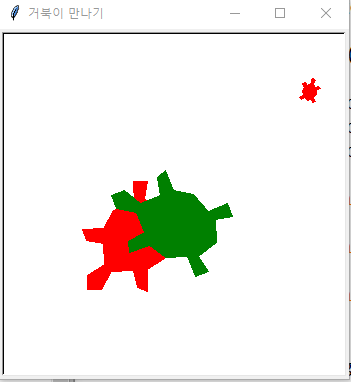

The Python source for this figure:
import turtle
import math
import random

t1, t2, t3 = [None]*3
t1x, t1y, t2x, t2y, t3x, t3y = [0]*6
swidth, sheight = 300, 300


if __name__ == "__main__" :
    turtle.title('거북이 만나기')
    turtle.setup(width = swidth+50, height=sheight+50)
    turtle.screensize(swidth, sheight)

    t1 = turtle.Turtle('turtle')
    t1.color('red')
    t1.penup()

    t2 = turtle.Turtle('turtle')
    t2.color('green')
    t2.penup()

    t3 = turtle.Turtle('turtle')
    t3.color('red')
    t3.penup()

    t1.goto(-100, -100); t2.goto(0, 0); t3.goto(100, 100)
    t1.speed(10); t2.speed(10); t3.speed(10)

    while True:
        angle=random.randrange(0, 360)
        dist=random.randrange(1, 50)
        t1.left(angle); t1.forward(dist)

        angle=random.randrange(0, 360)
        dist=random.randrange(1, 50)
        t2.left(angle); t2.forward(dist)

        angle=random.randrange(0, 360)
        dist=random.randrange(1, 50)
        t3.left(angle); t3.forward(dist)

        t1x = t1.xcor(); t1y = t1.ycor()
        t2x = t2.xcor(); t2y = t2.ycor()
        t3x = t3.xcor(); t3y = t3.ycor()

        if not (-swidth/2 <= t1x and t1x <= swidth/2) and (-sheight/2 <= t1y and t1y <= sheight/2) :
            t1.goto(0, 0)
        if not (-swidth/2 <= t2x and t2x <= swidth/2) and (-sheight/2 <= t2y and t2y <= sheight/2) :
            t2.goto(0, 0)
        if not (-swidth/2 <= t3x and t3x <= swidth/2) and (-sheight/2 <= t3y and t3y <= sheight/2) :
            t3.goto(0, 0)

        tsize = random.randrange(1, 10)

        if math.sqrt(((t1x-t2x)*(t1x-t2x)) + ((t1y-t2y)*(t1y-t2y))) <= 20 :
            t1.turtlesize(tsize); t2.turtlesize(tsize)
        if math.sqrt(((t1x-t3x)*(t1x-t3x)) + ((t1y-t3y)*(t1y-t3y))) <= 20 :
            t1.turtlesize(tsize); t3.turtlesize(tsize)
        if math.sqrt(((t2x-t3x)*(t2x-t3x)) + ((t2y-t3y)*(t2y-t3y))) <= 20 :
            t2.turtlesize(tsize); t3.turtlesize(tsize)

turtle.done()
